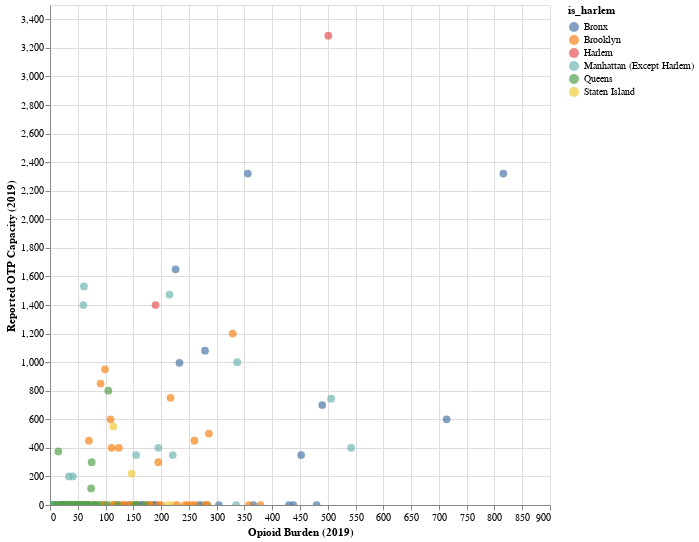

Notebook cell for this chart:
### Code cell
(altair.Chart(zip_df)
    .properties(height=500, width=500)
    .mark_circle(size=60)
    .encode(
        x='Opioid Burden (2019)',
        y='Reported OTP Capacity (2019)', 
        color='is_harlem',
        tooltip=list(zip_df.columns)
    )
    .interactive()
)

### Figure 1 — Vega-Lite specification as saved in the notebook (floating-point values rounded to 4 significant figures; data arrays with more than 128 entries replaced by an {"elided": "..."} marker saying what was removed)
{"$schema": "https://vega.github.io/schema/vega-lite/v4.17.0.json", "config": {"view": {"continuousHeight": 300, "continuousWidth": 400}}, "data": {"name": "data-23d53f124aa606bc935a2fc23a31576d"}, "datasets": {"data-23d53f124aa606bc935a2fc23a31576d": {"elided": "178 records"}}, "encoding": {"color": {"field": "is_harlem", "type": "nominal"}, "tooltip": [{"field": "neighborhood_name", "type": "nominal"}, {"field": "borough_name", "type": "nominal"}, {"field": "is_harlem", "type": "nominal"}, {"field": "Estimated OTP Admissions (2017)", "type": "quantitative"}, {"field": "Estimated OTP Admissions (2019)", "type": "quantitative"}, {"field": "Reported OTP Capacity (2019)", "type": "quantitative"}, {"field": "Reported Daily Avg OTP Enrollment (2019)", "type": "quantitative"}, {"field": "Estimated OTP Patient Residents (2019)", "type": "quantitative"}, {"field": "Estimated OTP Patient Residents (Harlem Programs, 2019)", "type": "quantitative"}, {"field": "Opioid Burden (2019)", "type": "quantitative"}, {"field": "Estimated Population (2020)", "type": "quantitative"}, {"field": "Estimated OTP Patient Residents (Non-Harlem Programs, 2019)", "type": "quantitative"}, {"field": "Estimated Fraction of OTP Admissions (2019)", "type": "quantitative"}, {"field": "Estimated Fraction of OTP Patient Residents (2019)", "type": "quantitative"}, {"field": "Estimated Fraction of Harlem OTP Patient Residents (2019)", "type": "quantitative"}, {"field": "Fraction of Opioid Burden (2019)", "type": "quantitative"}], "x": {"field": "Opioid Burden (2019)", "type": "quantitative"}, "y": {"field": "Reported OTP Capacity (2019)", "type": "quantitative"}}, "height": 500, "mark": {"size": 60, "type": "circle"}, "selection": {"selector002": {"bind": "scales", "encodings": ["x", "y"], "type": "interval"}}, "width": 500}
